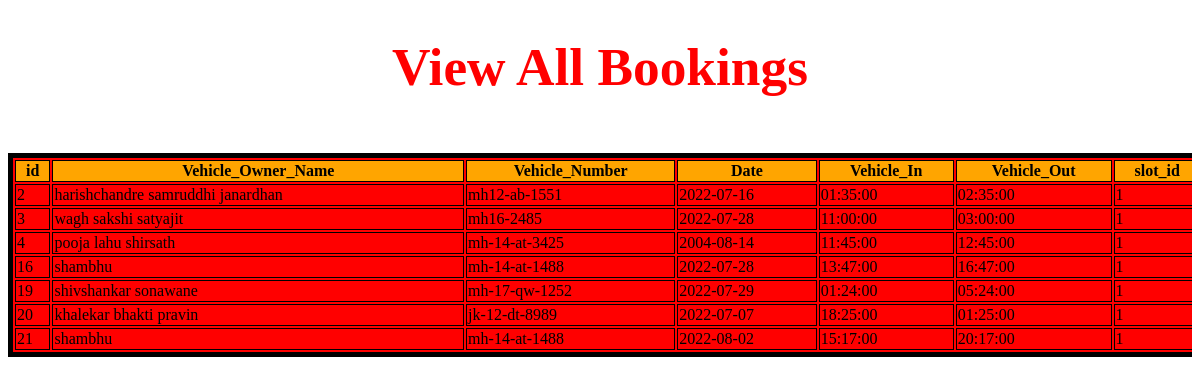
Screenshot of /viewuserbook.php with the database file from the repository.
### tables this page shows
CREATE TABLE `booking_details` (
  `id` int(11) NOT NULL,
  `Vehicle_Owner_Name` varchar(2000) NOT NULL,
  `Vehicle_Number` varchar(2000) NOT NULL,
  `Date` date NOT NULL,
  `Vehicle_In` time NOT NULL,
  `Vehicle_Out` time NOT NULL,
  `slot_id` int(11) NOT NULL
);

### viewuserbook.php (the view, shortened to what this page needs)
<!DOCTYPE html>
<html>
<head>
</head>
<body>
<h1 align="center">View All Bookings</h1>
<link rel="stylesheet" href="booking.css">
<div class="divScroll">
<div id="table-scroll">
<div style="height:200px overflow-y:scroll;">
<table align="center" border="5px" width="1200px"  bordercolor="black" bgcolor="red">
	<tr>
	<th bgcolor="orange">id</th>
	<th bgcolor="orange">Vehicle_Owner_Name</th>
	<th bgcolor="orange"> Vehicle_Number</th>
	<th bgcolor="orange">Date</th>
	<th bgcolor="orange">Vehicle_In</th>
	<th bgcolor="orange">Vehicle_Out</th>
	<th bgcolor="orange">slot_id</th>
	</tr>
<?php
	include"connect.php";
	$insert="SELECT * FROM booking_details";
	$result=mysqli_query($con,$insert);
     while($row=mysqli_fetch_assoc($result))
	{
    echo "<tr>
	 <td> ".$row['id']."</td>
	  <td> ".$row['Vehicle_Owner_Name']." </td>
	   <td> ". $row['Vehicle_Number']."</td>
	    <td>". $row['Date']." </td>
		<td> ". $row['Vehicle_In']."</td>
		<td> ". $row['Vehicle_Out']."</td>
		<td> ". $row['slot_id']."</td>
	</tr>";
	}
?>
</div>
</div>
</body>
</html>

### Booking.css (style rules this page uses)
h1 { font-family: verdana; font-size: 40pt; font-style: normal; font-weight: ; color: Red; text-align: center; }

### viewuserbook.php (style rules this page uses)
.divScroll { overflow:scroll; height:250px weight:350px; }
#table-scroll { height:560px; overflow:auto; margin-top:20px; }

### rows the page displays
booking_details: id "2", Vehicle_Owner_Name "harishchandre samruddhi janardhan", Vehicle_Number "mh12-ab-1551", Date "2022-07-16", Vehicle_In "01:35:00", Vehicle_Out "02:35:00", slot "1"
booking_details: id "3", Vehicle_Owner_Name "wagh sakshi satyajit", Vehicle_Number "mh16-2485", Date "2022-07-28", Vehicle_In "11:00:00", Vehicle_Out "03:00:00", slot "1"
booking_details: id "4", Vehicle_Owner_Name "pooja lahu shirsath", Vehicle_Number "mh-14-at-3425", Date "2004-08-14", Vehicle_In "11:45:00", Vehicle_Out "12:45:00", slot "1"
booking_details: id "16", Vehicle_Owner_Name "shambhu", Vehicle_Number "mh-14-at-1488", Date "2022-07-28", Vehicle_In "13:47:00", Vehicle_Out "16:47:00", slot "1"
booking_details: id "19", Vehicle_Owner_Name "shivshankar sonawane", Vehicle_Number "mh-17-qw-1252", Date "2022-07-29", Vehicle_In "01:24:00", Vehicle_Out "05:24:00", slot "1"
booking_details: id "20", Vehicle_Owner_Name "khalekar bhakti pravin", Vehicle_Number "jk-12-dt-8989", Date "2022-07-07", Vehicle_In "18:25:00", Vehicle_Out "01:25:00", slot "1"
booking_details: id "21", Vehicle_Owner_Name "shambhu", Vehicle_Number "mh-14-at-1488", Date "2022-08-02", Vehicle_In "15:17:00", Vehicle_Out "20:17:00", slot "1"
